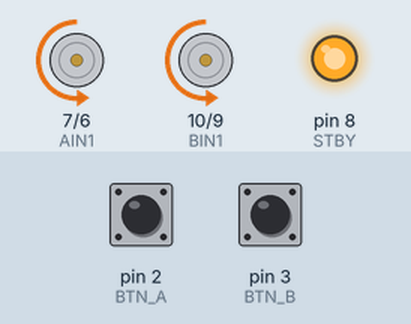
Bench run of a sketch on a simulated Arduino Uno, built with avr-gcc and run on an emulated ATmega328P. Parts: motor-driver pin pairs drawn as motors (green arrow = first pin HIGH = forward, orange = second pin HIGH = backward, longer = more drive, scaled by the enable pin, stopped while the standby pin is LOW), output pins drawn as LEDs (lit = HIGH). The inputs (shaded band) are chosen by the test bench; at power-on: pin 2 (BTN_A) HIGH, pin 3 (BTN_B) HIGH.

Above: at 1.2 s.
1.3 s: pin 2 (BTN_A) pulled LOW for 1 s
At 1.45 s:
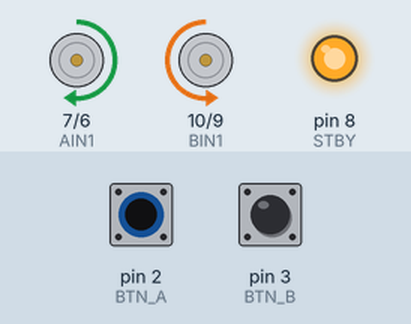
4.3 s: pin 3 (BTN_B) pulled LOW for 3.2 s
At 4.45 s:
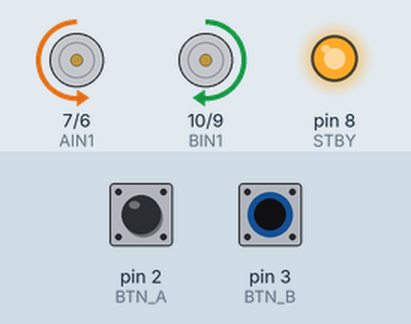
9.0 s: pin 2 (BTN_A) pulled LOW for 3.2 s
At 13.4 s:
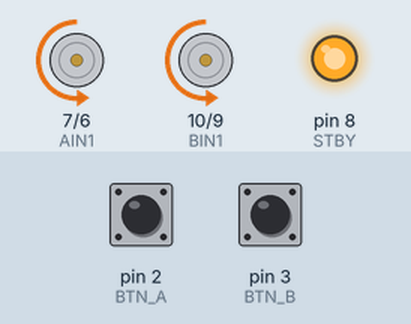
13.7 s: pin 2 (BTN_A) driven LOW and pin 3 (BTN_B) driven LOW
At 13.85 s:
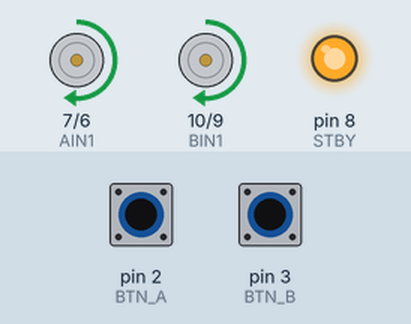
16.7 s: pin 2 (BTN_A) driven HIGH
At 16.85 s:
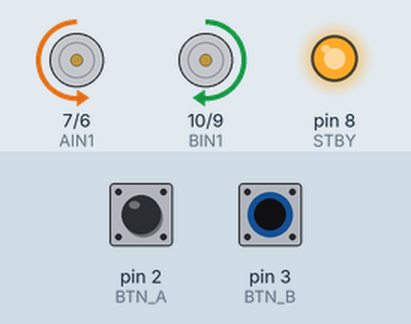
19.7 s: pin 3 (BTN_B) driven HIGH
At 20.5 s:
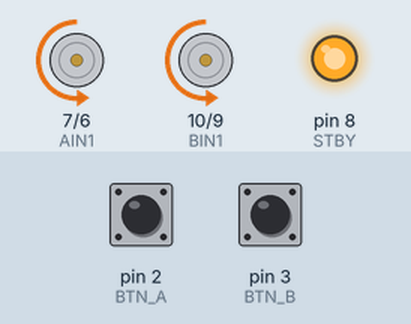
Timing chart, 0 to 22.2 s (numbered marks = the images above; inputs shaded):
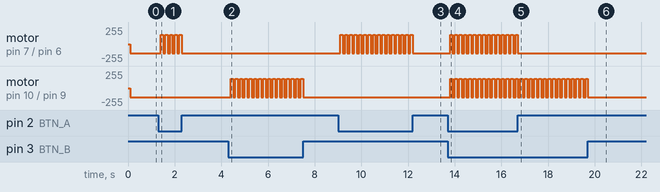

The sketch:

draiver_dvigatelei_4.ino
```cpp
int PWMA = 5;
int AIN1 = 7;
int AIN2 = 6;

int PWMB = 11;
int BIN1 = 10;
int BIN2 = 9;

int STBY = 8;

int flag_A = 0;
int flag_B = 0;

int BTN_A = 2;
int BTN_B = 3;

void setup()
{
  pinMode(BTN_A, INPUT);
  pinMode(BTN_B, INPUT);

  pinMode(PWMA, OUTPUT);
  pinMode(AIN1, OUTPUT);
  pinMode(AIN2, OUTPUT);

  pinMode(PWMB, OUTPUT);
  pinMode(BIN1, OUTPUT);
  pinMode(BIN2, OUTPUT);

  pinMode(STBY, OUTPUT);
  digitalWrite(STBY, HIGH);
}
void loop()
{
  int val_A = digitalRead(BTN_A);
  int val_B = digitalRead(BTN_B);
  delay(100);
  if (val_A == 0)
  {
    flag_A = ! flag_A;
  }
  if (val_B == 0)
  {
    flag_B = ! flag_B;
  }
  if (flag_A == 1)
  {
    digitalWrite(AIN1, HIGH);
    digitalWrite(AIN2, LOW);
  }
  else
  {
    digitalWrite(AIN1, LOW);
    digitalWrite(AIN2, HIGH);
  }
  analogWrite(PWMA, 140);
  if (flag_B == 1)
  {
    digitalWrite(BIN1, HIGH);
    digitalWrite(BIN2, LOW);
  }
  else
  {
    digitalWrite(BIN1, LOW);
    digitalWrite(BIN2, HIGH);
  }
  analogWrite(PWMB, 140);
}
```

Measured:
- after the input at 1.3 s, motor on pin 7 (AIN1) / pin 6 (AIN2): alternates forward 140/255 for 0.10 s and backward 140/255 for 0.10 s, 10 changes in all, then stays backward 140/255, starting after 0.10 s
- after the input at 4.3 s, motor on pin 10 (BIN1) / pin 9 (BIN2): alternates forward 140/255 for 0.10 s and backward 140/255 for 0.10 s, 32 changes in all, then stays backward 140/255, starting after 0.10 s
- after the input at 9.0 s, motor on pin 7 (AIN1) / pin 6 (AIN2): alternates forward 140/255 for 0.10 s and backward 140/255 for 0.10 s, 32 changes in all, then stays backward 140/255, starting after 0.10 s
- after the input at 13.7 s, motor on pin 7 (AIN1) / pin 6 (AIN2), motor on pin 10 (BIN1) / pin 9 (BIN2): alternates forward 140/255 for 0.10 s and backward 140/255 for 0.10 s, starting after 0.11 s
- after the input at 16.7 s, motor on pin 7 (AIN1) / pin 6 (AIN2): goes on until 16.7 s, then stays backward 140/255
- after the input at 19.7 s, motor on pin 10 (BIN1) / pin 9 (BIN2): goes on until 19.7 s, then stays backward 140/255
